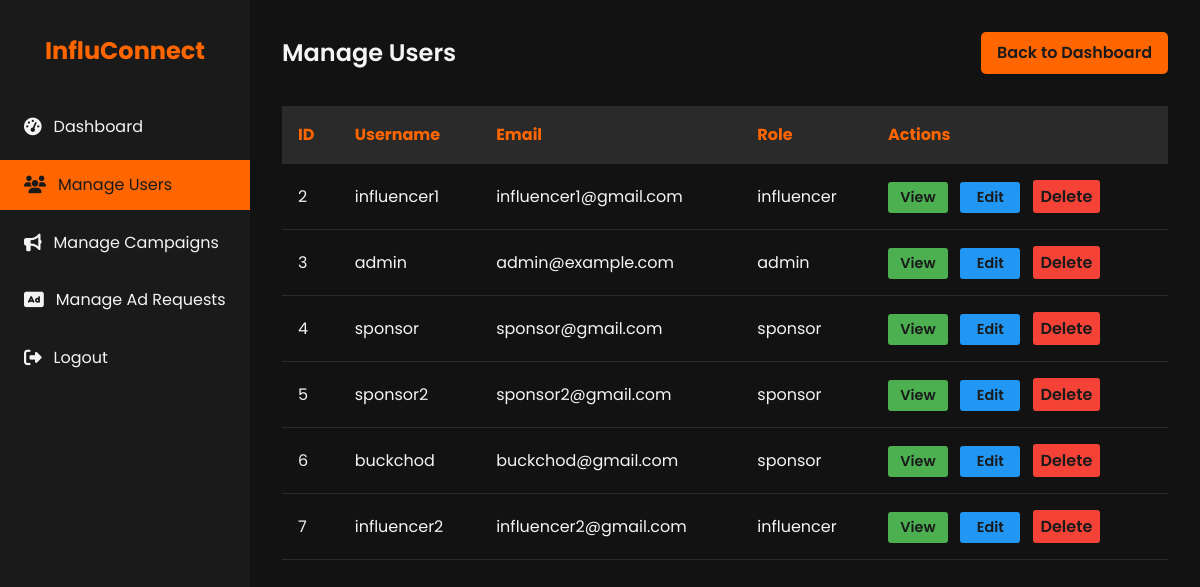
The app's page /admin/users (signed in) with its own data.
### models.py (models this page shows, shortened)
class User(db.Model, UserMixin):
    id = db.Column(db.Integer, primary_key=True)
    username = db.Column(db.String(80), unique=True, nullable=False)
    password = db.Column(db.String(200), nullable=False)
    email = db.Column(db.String(120), unique=True, nullable=False)
    role = db.Column(db.String(50), nullable=False)  # admin, sponsor, influencer
    is_active = db.Column(db.Boolean, default=True)

### app.py (the view)
    @app.route('/admin/users')
    @login_required
    @admin_required
    def admin_users():
        users = User.query.all()
        return render_template('admin_users.html', users=users)

### templates/admin_users.html (shortened to what this page needs)
<!DOCTYPE html>
<html lang="en">
<head>
    <link rel="stylesheet" href="https://cdnjs.cloudflare.com/ajax/libs/font-awesome/6.1.1/css/all.min.css">
</head>
<body>
    <div class="dashboard">
        <aside class="sidebar">
            <div class="logo">
                <h1>InfluConnect</h1>
            </div>
            <nav>
                <ul class="nav-menu">
                    <li class="nav-item">
                        <a href="{{ url_for('admin_dashboard') }}" class="nav-link">
                            <i class="fas fa-tachometer-alt"></i> Dashboard
                        </a>
                    </li>
                    <li class="nav-item">
                        <a href="{{ url_for('admin_users') }}" class="nav-link active">
                            <i class="fas fa-users"></i> Manage Users
                        </a>
                    </li>
                    <li class="nav-item">
                        <a href="{{ url_for('admin_campaigns') }}" class="nav-link">
                            <i class="fas fa-bullhorn"></i> Manage Campaigns
                        </a>
                    </li>
                    <li class="nav-item">
                        <a href="{{ url_for('admin_ad_requests') }}" class="nav-link">
                            <i class="fas fa-ad"></i> Manage Ad Requests
                        </a>
                    </li>
                    <li class="nav-item">
                        <a href="{{ url_for('logout') }}" class="nav-link">
                            <i class="fas fa-sign-out-alt"></i> Logout
                        </a>
                    </li>
                </ul>
            </nav>
        </aside>
        <main class="main-content">
            <header class="header">
                <h1 class="welcome-text">Manage Users</h1>
                <a href="{{ url_for('admin_dashboard') }}" class="btn">Back to Dashboard</a>
            </header>
            <section>
                <table class="user-table">
                    <thead>
                        <tr>
                            <th>ID</th>
                            <th>Username</th>
                            <th>Email</th>
                            <th>Role</th>
                            <th>Actions</th>
                        </tr>
                    </thead>
                    <tbody>
                        {% for user in users %}
                        <tr>
                            <td>{{ user.id }}</td>
                            <td>{{ user.username }}</td>
                            <td>{{ user.email }}</td>
                            <td>{{ user.role }}</td>
                            <td>
                                <a href="{{ url_for('admin_user_detail', user_id=user.id) }}" class="btn action-btn view-btn">View</a>
                                <a href="{{ url_for('admin_user_edit', user_id=user.id) }}" class="btn action-btn edit-btn">Edit</a>
                                <form action="{{ url_for('admin_user_delete', user_id=user.id) }}" method="post" style="display:inline;">
                                    <button type="submit" class="btn action-btn delete-btn" onclick="return confirm('Are you sure you want to delete this user?');">Delete</button>
                                </form>
                            </td>
                        </tr>
                        {% endfor %}
                    </tbody>
                </table>
            </section>
        </main>
    </div>
</body>
</html>

### templates/admin_users.html (style rules this page uses)
:root { --primary-color: #1a1a1a; --secondary-color: #ff6600; --text-color: #f4f4f4; --bg-color: #121212; --card-bg-color: #2a2a2a; --hover-color: #ff8533; }
* { margin: 0; padding: 0; box-sizing: border-box; }
body { font-family: 'Poppins', sans-serif; line-height: 1.6; color: var(--text-color); background-color: var(--bg-color); }
.dashboard { display: flex; min-height: 100vh; }
.sidebar { width: 250px; background-color: var(--primary-color); padding: 2rem 0; position: fixed; height: 100vh; overflow-y: auto; }
.logo { text-align: center; margin-bottom: 2rem; }
.logo h1 { color: var(--secondary-color); font-size: 1.5rem; }
.nav-menu { list-style-type: none; }
.nav-item { margin-bottom: 0.5rem; }
.nav-link { display: flex; align-items: center; padding: 0.75rem 1.5rem; color: var(--text-color); text-decoration: none; transition: all 0.3s ease; }
.nav-link:hover, .nav-link.active { background-color: var(--secondary-color); color: var(--primary-color); }
.nav-link i { margin-right: 0.75rem; font-size: 1.1rem; }
.main-content { flex-grow: 1; margin-left: 250px; padding: 2rem; }
.header { display: flex; justify-content: space-between; align-items: center; margin-bottom: 2rem; }
.welcome-text { font-size: 1.5rem; font-weight: 600; }
.btn { background-color: var(--secondary-color); color: var(--primary-color); padding: 0.5rem 1rem; border: none; border-radius: 5px; cursor: pointer; font-weight: 600; transition: all 0.3s ease; text-decoration: none; display: inline-block; }
.user-table { width: 100%; border-collapse: collapse; margin-top: 1rem; }
.user-table th, .user-table td { padding: 1rem; text-align: left; border-bottom: 1px solid var(--card-bg-color); }
.user-table th { background-color: var(--card-bg-color); color: var(--secondary-color); }
.action-btn { padding: 0.25rem 0.5rem; margin-right: 0.5rem; border-radius: 3px; font-size: 0.9rem; min-width: 60px; text-align: center; display: inline-block; }
.view-btn { background-color: #4caf50; }
.edit-btn { background-color: #2196f3; }
.delete-btn { background-color: #f44336; }
.delete-btn { border: none; font-family: inherit; font-size: inherit; cursor: pointer; }

### records on screen
User: id "2", username "influencer1", email "influencer1@gmail.com", role "influencer"
User: id "3", username "admin", email "admin@example.com", role "admin"
User: id "4", username "sponsor", email "sponsor@gmail.com", role "sponsor"
User: id "5", username "sponsor2", email "sponsor2@gmail.com", role "sponsor"
User: id "6", username "buckchod", email "buckchod@gmail.com", role "sponsor"
User: id "7", username "influencer2", email "influencer2@gmail.com", role "influencer"
